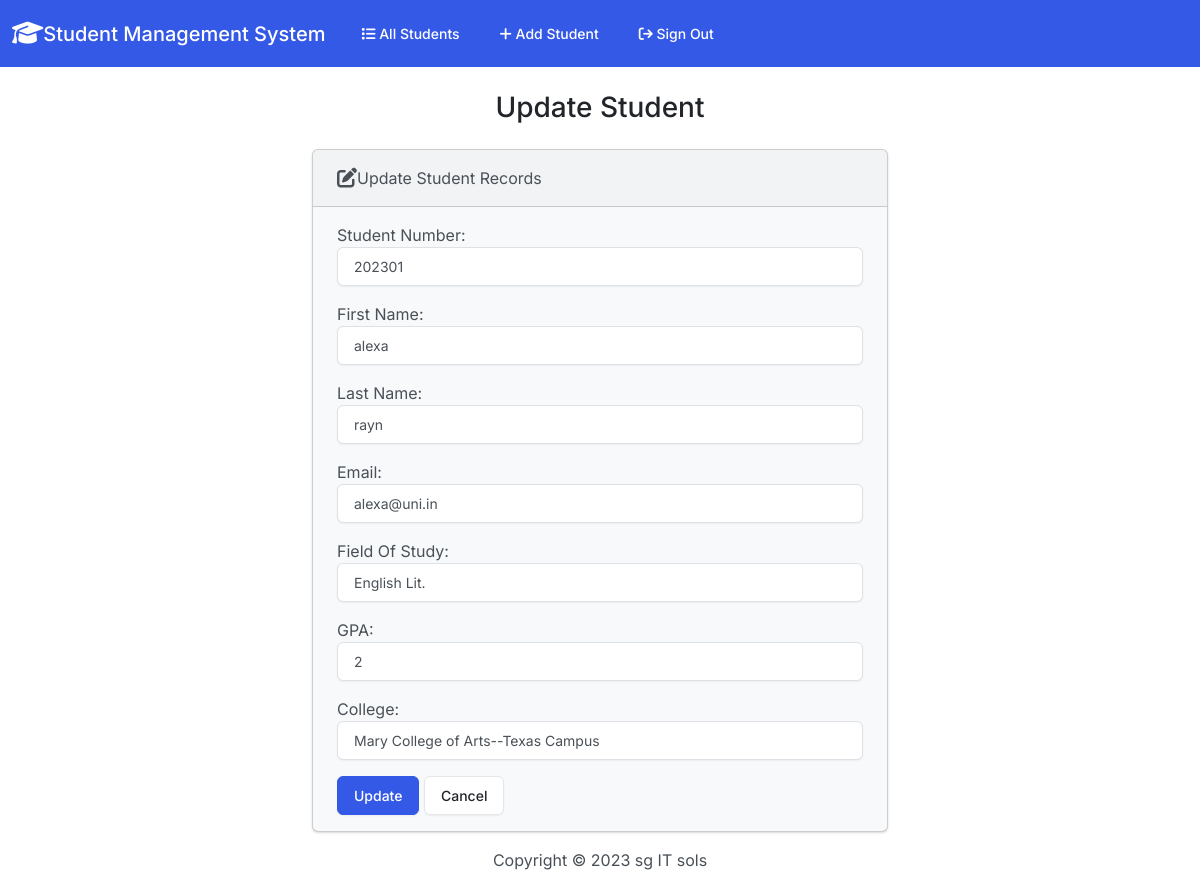
The page /edit/5/ on the database its author committed.
### students/models.py (models this page shows)
class Student(models.Model):
    student_number= models.IntegerField()
    first_name=models.CharField(max_length=100)
    last_name=models.CharField(max_length=100)
    email=models.CharField(max_length=50)
    field_of_study=models.CharField(max_length=200)
    gpa=models.CharField(max_length=10)
    college=models.ForeignKey(College, on_delete=models.CASCADE)

class College(models.Model):
    college_id=models.AutoField(primary_key=True)
    name= models.CharField(max_length=50)
    location=models.CharField(max_length=50)
    about=models.TextField()
    added_date=models.DateTimeField(auto_now=True)
    active=models.BooleanField(default=True)
    def __str__(self):
        return self.name +'--'+ self.location

### students/views.py (the view)
# urls.py: path('edit/<int:id>/',views.edit,name='edit'),
def edit(request, id):
    if request.method == 'POST':
        student = Student.objects.get(pk=id)
        existing_college = student.college
        form = StudentForm(request.POST, instance=student, initial={'college': existing_college})
        if form.is_valid():
            form.save()
            student.college = form.cleaned_data['college']
            student.save()
            return render(request, 'students/edit.html',{
                'form':form,
                'success': True,
            })
    else:
        student= Student.objects.get(pk=id)
        form= StudentForm(instance= student)
    return render(request,'students/edit.html', {
        'form': form
    })

### students/forms.py
class StudentForm(forms.ModelForm):
    class Meta:
        model = Student
        fields= ('student_number','first_name', 'last_name', 'email','field_of_study', 'gpa','college')
        labels= {
             'student_number': 'Student Number',
             'first_name':'First Name',
             'last_name':'Last Name',
             'email':'Email',
             'field_of_study':'Field Of Study',
             'gpa': 'GPA'
              }
        widgets={
            'student_number': forms.NumberInput(attrs={'class':'form-control'}),
            'first_name': forms.TextInput(attrs={'class':'form-control'}),
            'last_name': forms.TextInput(attrs={'class':'form-control'}),
            'email': forms.EmailInput(attrs={'class':'form-control'}),
            'field_of_study': forms.TextInput(attrs={'class':'form-control'}),
            'gpa':forms.NumberInput(attrs={'class':'form-control'}),
            'college': forms.Select(attrs={'class': 'form-control'})
        }

### students/templates/students/edit.html (shortened to what this page needs)
{% extends "students/base.html" %}
{% block body %}
 <h3 class="text-center m-4">Update Student</h3>
 {% if success %}
   <div class="alert alert-success" role="alert">
    The student was Updated Successfully!
    <a href="{% url 'index' %}" class="alert-link"> Go To Home page.</a>
   </div>
 {% else %}
   <div class="row justify-content-center">
    <div class="col-6">
        <div class="card bg-light mb-3">
            <div class="card-header">
                <i class="fa-solid fa-pen-to-square fa-lg"></i>Update Student Records
            </div>
            <div class="card-body">
                <form action="" method="post">
                    {{ form.as_p}}
                    <button type="submit" class="btn btn-primary"> Update </button>
                    <a href="{% url 'index' %}" class="btn btn-secondary"> Cancel </a>
                </form>
            </div>
          </div>
    </div>
   </div>
 {% endif %}
 {% endblock%}

### rows shown on the page
Student: student_number "202301", first_name "alexa", last_name "rayn", email "alexa@uni.in", field_of_study "English Lit.", gpa "2"
College: college "Mary College of Arts--Texas Campus"
